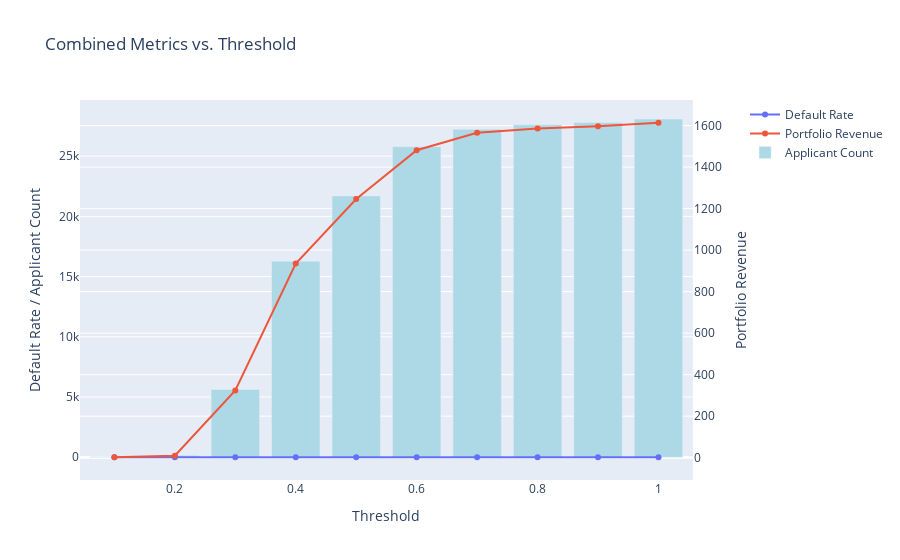

The notebook cell this image was saved under:
### Code cell
plot_combined_metrics(results_df_test1)

### Figure 1 — Plotly figure (JSON) as saved in the notebook; plotly's stock layout.template omitted (floating-point values rounded to 4 significant figures)
{"data": [{"name": "Default Rate", "type": "scatter", "x": [0.1, 0.2, 0.3, 0.4, 0.5, 0.6, 0.7, 0.8, 0.9, 1], "xaxis": "x", "y": [0.3143, 0.1329, 0.01226, 0.0382, 0.1105, 0.199, 0.2351, 0.2449, 0.2497, 0.2566], "yaxis": "y"}, {"name": "Portfolio Revenue", "type": "scatter", "x": [0.1, 0.2, 0.3, 0.4, 0.5, 0.6, 0.7, 0.8, 0.9, 1], "xaxis": "x", "y": [2.011, 9.079, 323.5, 935.6, 1247.0, 1481.0, 1565.0, 1586.0, 1597.0, 1614.0], "yaxis": "y2"}, {"marker": {"color": "lightblue"}, "name": "Applicant Count", "type": "bar", "x": [0.1, 0.2, 0.3, 0.4, 0.5, 0.6, 0.7, 0.8, 0.9, 1], "xaxis": "x", "y": [35, 158, 5630, 16283, 21694, 25780, 27238, 27603, 27791, 28084], "yaxis": "y"}], "layout": {"autosize": true, "title": {"text": "Combined Metrics vs. Threshold"}, "xaxis": {"anchor": "y", "autorange": true, "domain": [0, 0.94], "range": [0.04467, 1.055], "title": {"text": "Threshold"}, "type": "linear"}, "yaxis": {"anchor": "x", "autorange": true, "domain": [0, 1], "range": [-2263.0, 29680.0], "title": {"text": "Default Rate / Applicant Count"}, "type": "linear"}, "yaxis2": {"anchor": "x", "autorange": true, "overlaying": "y", "range": [-131.0, 1747.0], "side": "right", "title": {"text": "Portfolio Revenue"}, "type": "linear"}}}
